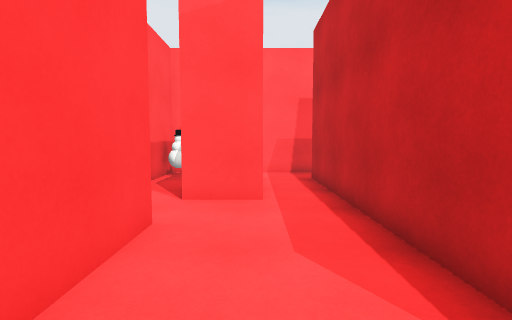
View 1 (above)

23 first-person views from a walk through a scene from a Unity 3-D project. The camera is 1.3 m above the floor, tilts 4° down and sees 85° across. The floor is counted in squares, 1 m on a side. Each view is taken from the middle of a square. On the plan, view 1 faces up. The plan holds only what a view shows up to about 13 squares ahead; the rest is blank. The player is left out. Some surface patterns are stand-ins.

View 2
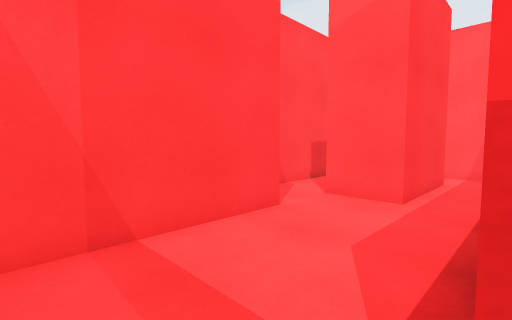

View 3
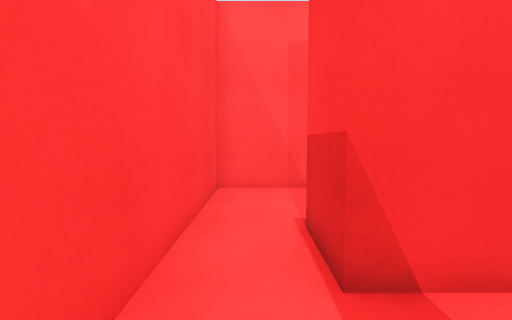

View 4
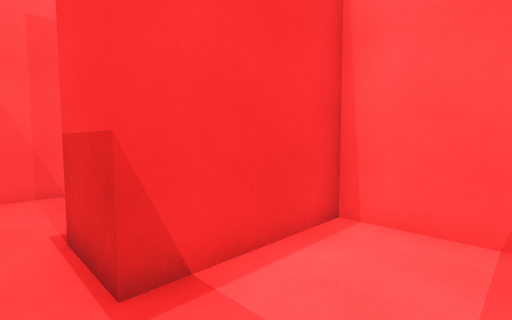

View 5
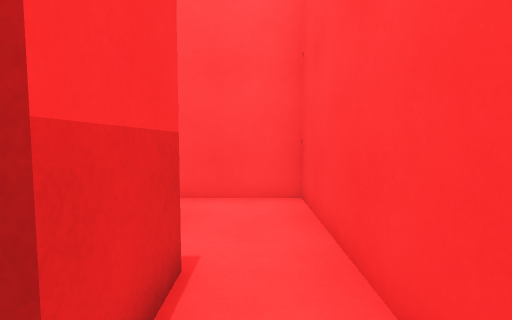

View 6
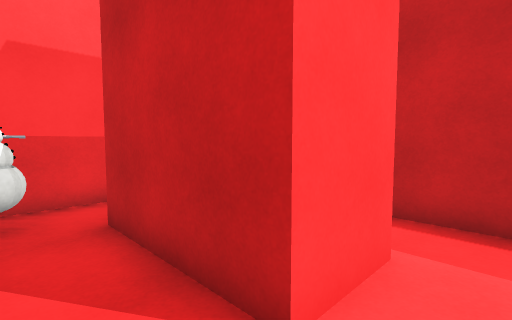

View 7
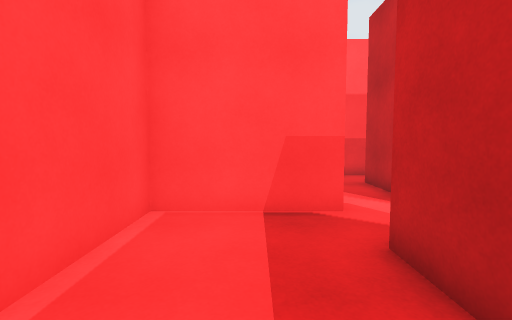

View 8
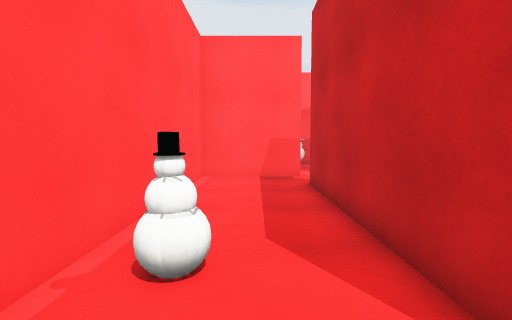

View 9
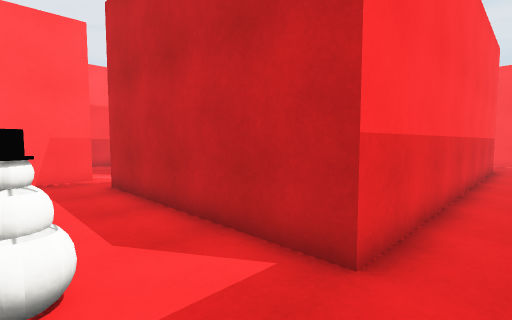

View 10
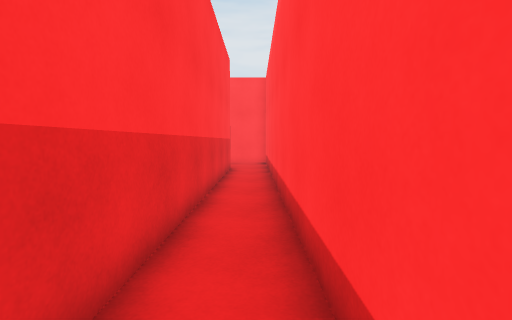

View 11
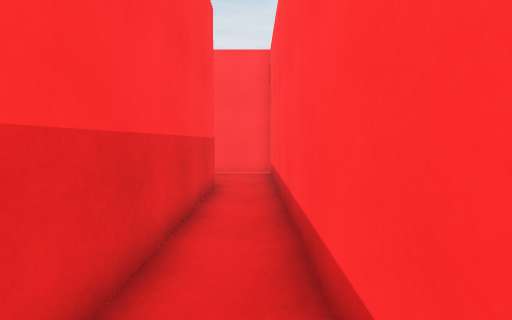

View 12
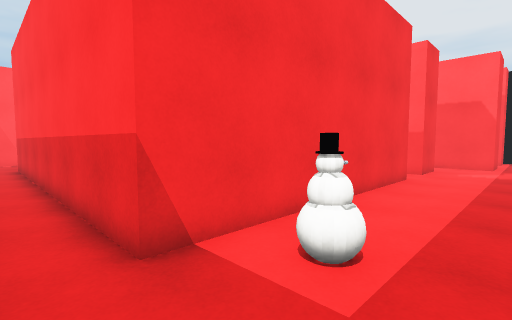

View 13
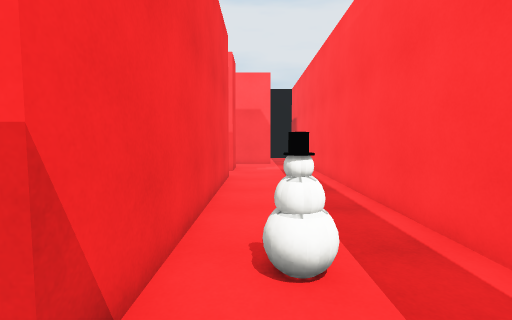

View 14
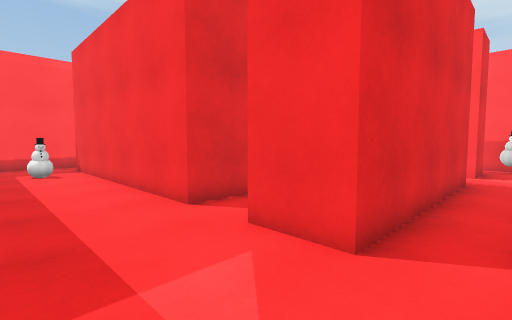

View 15
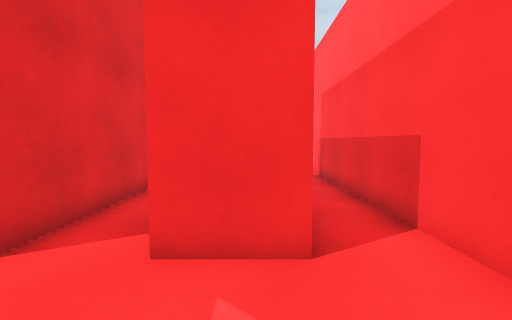

View 16
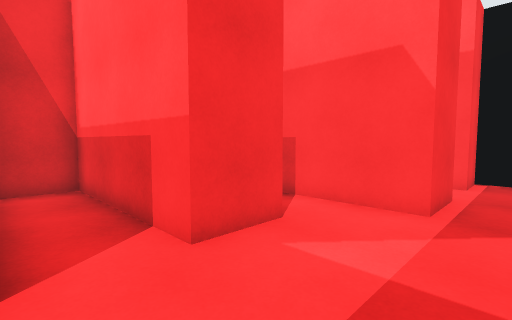

View 17
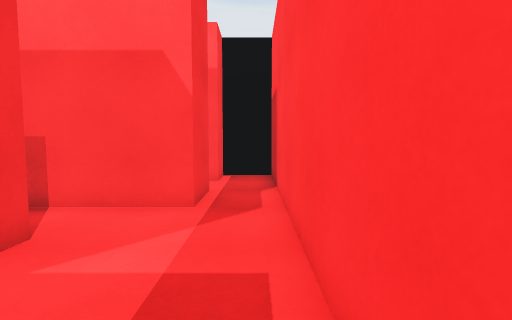

View 18
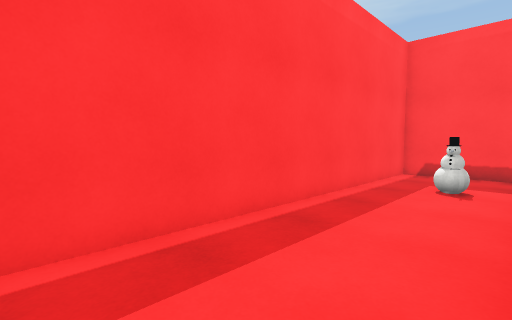

View 19
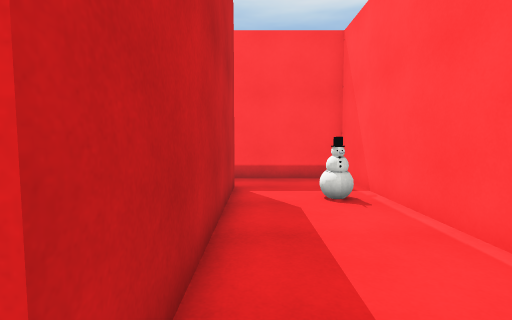

View 20
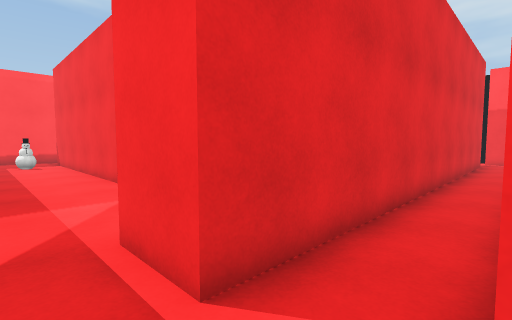

View 21
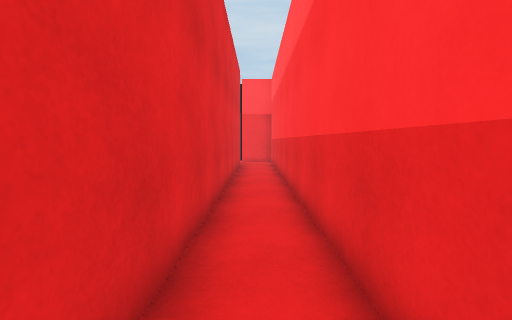

View 22
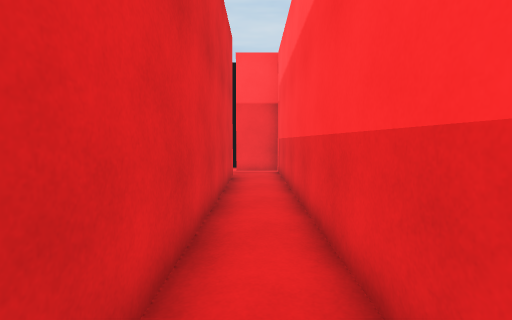

View 23
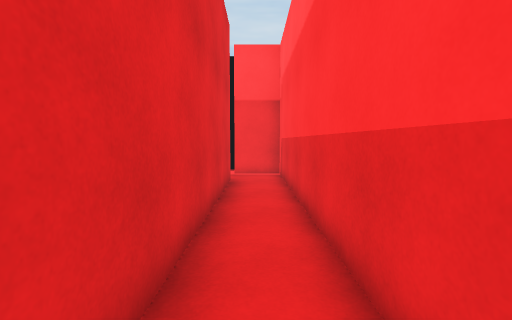

### Floor plan
Points are (right, up) in squares from view 1. A wall is a line through its corners. A room is listed if a view was taken in it or the views show most of it. See-through windows are left out.
Room 1 (views 1, 2, 5)
walls: (-1.6, 4.4) (-1.6, -1) (4.5, -1); (3.7, 0.7) (1.9, 0.7) (1.9, 5.4); (0.2, 6.1) (-1.6, 6.1)
ways out: opening at (4, 0) to room 2; opening at (-2, 5) to room 3; opening at (1, 6) to room 5
Room 2 (views 3, 4)
walls: (5.9, 4.3) (3.7, 4.3) (3.7, 0.7); (4.5, -1) (7.2, -1) (7.2, 1.8)
ways out: opening at (4, 0) to room 1
Room 3 (view 6)
walls: (-1.6, 6.1) (-1.6, 9.6) (0.2, 9.6); (0.6, 11.4) (-3.4, 11.4) (-3.4, 6.4)
ways out: opening at (-2, 5) to room 1; opening at (-3, 5) to room 4; opening at (-0.5, 10.5) to room 5
objects: other object (-3, 10); other object (-2, 10)
Room 4 (views 7, 8, 9, 10, 11, 19)
walls: (-3.4, 6.1) (-6.9, 6.1) (-6.9, -4.6) (9.6, -4.6); (9, -2.8) (-3.4, -2.8) (-3.4, 4.4)
ways out: opening at (-3, 5) to room 3; opening at (10, -4) to room 5
objects: other object (-6, -2); other object (-6, -1); ball (-5, -1)
Room 5 (views 12, 13, 14, 15, 16, 17, 18)
walls: (10.8, 11.4) (0.6, 11.4); (4.4, 6.1) (9, 6.1) (9, -2.8); (1.9, 5.4) (1.9, 9.6) (9, 9.6) (9, 7.8) (3.7, 7.8) (3.7, 6.2); (0.2, 9.6) (0.2, 6.1); (9.6, -4.6) (12.6, -4.6) (12.6, 11.4)
ways out: opening at (1, 6) to room 1; opening at (-0.5, 10.5) to room 3; opening at (10, -4) to room 4; opening at (12, 12.5) to room 6
objects: ball (10, -1) to (11, -1)
Room 6 (views 20, 21, 22, 23)
walls: (12.6, 16.2) (10.8, 16.2) (10.8, 14.9) (-6.9, 14.9) (-6.9, 13.1); (12.6, 11.4) (12.6, 15.9); (-5.2, 13.2) (10.8, 13.2) (10.8, 11.4)
ways out: opening at (12, 12.5) to room 5; opening at (-6, 13)

Positions as (right, up) in squares from view 1, and headings:
1: (0, 0), facing up
2: (2, 0), facing up-left
3: (6, 0), facing left
4: (6, 0), facing up-left
5: (1, 0), facing right
6: (-3, 5), facing up-right
7: (-5, 1), facing up
8: (-5, -4), facing up
9: (-6, -4), facing up-right
10: (-4, -4), facing right
11: (1, -4), facing right
12: (12, -4), facing up-left
13: (10, -4), facing up
14: (12, 11), facing down-left
15: (12, 9), facing left
16: (12, 6), facing up-left
17: (12, 6), facing up
18: (9, 7), facing down-right
19: (-4, 5), facing down
20: (12, 15), facing down-left
21: (10, 14), facing left
22: (5, 14), facing left
23: (4, 14), facing left
